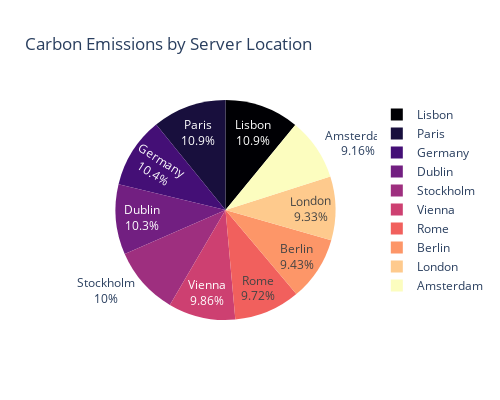

The cell this chart's notebook holds for it:
### Code cell
# 7. Carbon Emissions distribution by Server Location

# Group by location and sum the emissions
location_emissions = energy_df.groupby('Server Location')['Carbon Emissions (kg CO2)'].sum().reset_index()

fig = px.pie(
    location_emissions,
    names='Server Location',
    values='Carbon Emissions (kg CO2)',
    title='Carbon Emissions by Server Location',
    color_discrete_sequence=px.colors.sequential.Magma,
    width=500, height=400
)

fig.update_traces(
    textinfo='percent+label',
    hovertemplate='<b>%{label}</b><br>Carbon Emissions: %{value:.2f} kg<extra></extra>'
)

fig.show()

### Figure 1 — Plotly figure (JSON) as saved in the notebook; plotly's stock layout.template omitted (floating-point values rounded to 4 significant figures)
{"data": [{"domain": {"x": [0, 1], "y": [0, 1]}, "hovertemplate": "<b>%{label}</b><br>Carbon Emissions: %{value:.2f} kg<extra></extra>", "labels": ["Amsterdam", "Berlin", "Dublin", "Germany", "Lisbon", "London", "Paris", "Rome", "Stockholm", "Vienna"], "legendgroup": "", "name": "", "showlegend": true, "textinfo": "percent+label", "type": "pie", "values": [114600.0, 118000.0, 129000.0, 130000.0, 136700.0, 116700.0, 135800.0, 121500.0, 125100.0, 123400.0]}], "layout": {"height": 400, "legend": {"tracegroupgap": 0}, "piecolorway": ["#000004", "#180f3d", "#440f76", "#721f81", "#9e2f7f", "#cd4071", "#f1605d", "#fd9668", "#feca8d", "#fcfdbf"], "title": {"text": "Carbon Emissions by Server Location"}, "width": 500}}
